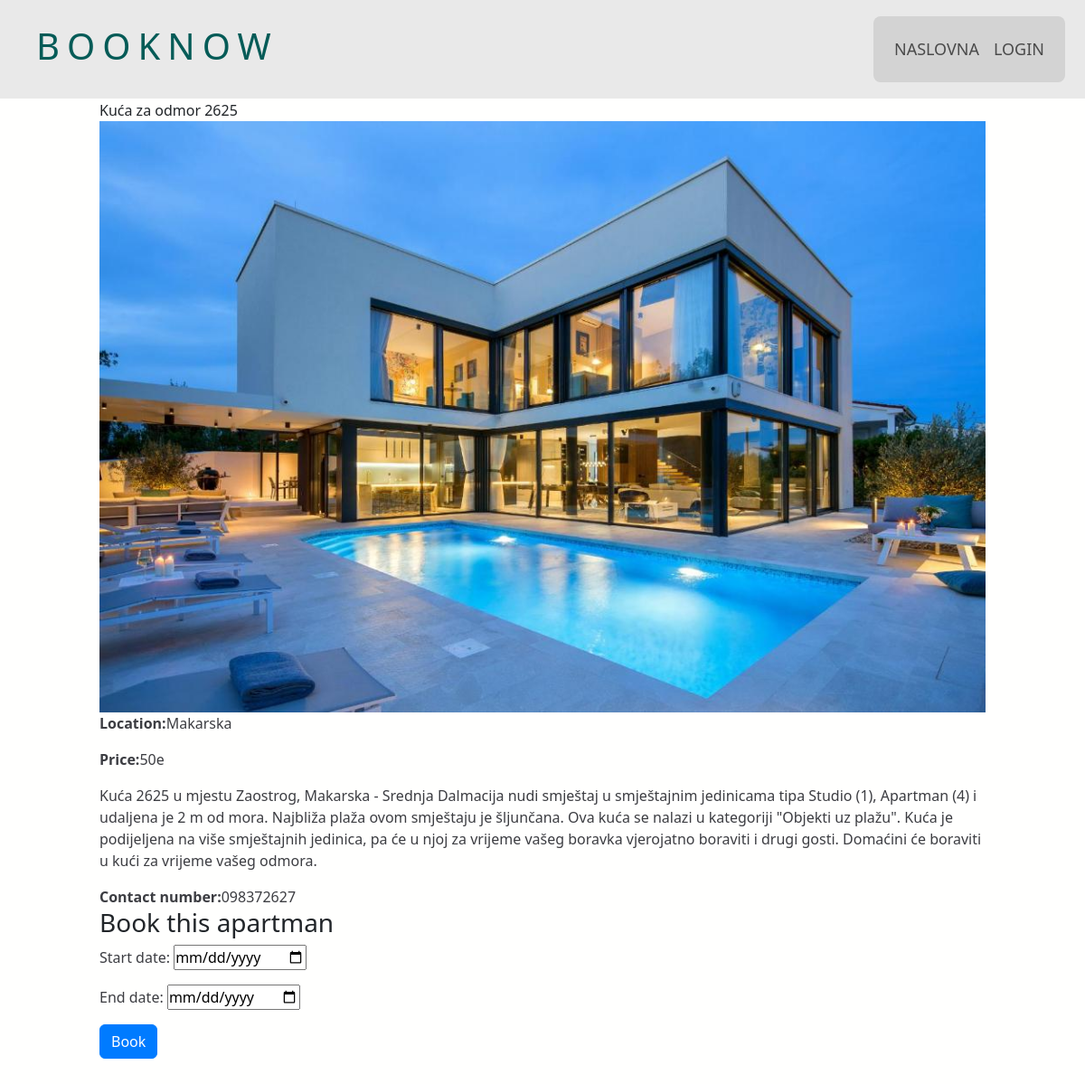
/app/apartman/7/, run on the app's committed database.
### app/models.py (models this page shows)
class Apartman(models.Model):
    title = models.CharField(max_length=200)
    description = models.TextField()
    location=models.TextField(default="no location")
    price = models.CharField(max_length=15, null=True, blank=True)
    user = models.ForeignKey(User, on_delete=models.CASCADE)
    contact_number = models.CharField(max_length=15, null=True, blank=True)
    apartman_image = models.ImageField(upload_to='apartman_img/', null=True, blank=True)

### app/views.py (the view)
# urls.py: path('apartman/<int:apartman_id>/', views.apartman_detail, name='apartman_detail'),
def apartman_detail(request, apartman_id):
    apartman = get_object_or_404(Apartman, id=apartman_id)
    bookings = Booking.objects.filter(apartman=apartman)
    return render(request, 'app/apartman_detail.html', {'apartman': apartman, 'bookings': bookings, 'form': BookingForm(initial={'apartman': apartman})})

### app/forms.py
class BookingForm(forms.ModelForm):
   class Meta:
        model = Booking
        fields = ['apartman', 'start_date', 'end_date']
        widgets = {
            'start_date': forms.DateInput(attrs={'type': 'date'}),
            'end_date': forms.DateInput(attrs={'type': 'date'}),
            'apartman': forms.HiddenInput()
        }

### app/templates/app/apartman_detail.html (shortened to what this page needs)
{% extends "app/base.html" %}
{% load static %}
{% block content %}
        <div class="card-detail" style="padding: 110px;">
            <div class="card-title-detail">{{ apartman.title }}</div>
            <div class="card-body-detail">
                {% if apartman.apartman_image %}
                <img id="apartmanImage" src="{{ apartman.apartman_image.url }}" class="card-img-top img-fluid" alt="Image" style="cursor: pointer;">
                {% endif %}
                <div class="content-apartman">
                    <p class="card-text"><b>Location:</b>{{ apartman.location }}</p>
                    <p class="card-text"><b>Price:</b>{{ apartman.price }}</p>
                    <p class="card-text2">{{ apartman.description }}</p>
                    <p class="card-text"><b>Contact number:</b>{{ apartman.contact_number }}</p>
                </div>
            </div>
                <div class="calendar">
                    <div class="booking">
                        <h3>Book this apartman</h3>
                        <form id="booking-form" method="post" action="{% url 'app:add_booking' %}">
                            {{ form.as_p }}
                            <button type="submit" class="btn btn-primary">Book</button>
                        </form>
                    </div>
                </div>
</div>
{% endblock %}

### static/app/css/app.css (style rules this page uses)
* { padding: 0; margin: 0; }
body { background-color: #fffffe; }
p { color: #3C3D42; }
.btn-primary { background-color: #007bff; border-color: #007bff; }

### data on the page
Apartman: title "Kuća za odmor 2625", apartman_image (picture), location "Makarska", price "50e", description "Kuća 2625 u mjestu Zaostrog, Makarska - Srednja Dalmacija nudi smještaj u smještajnim jedinicama tipa Studio (1), Apartman (4) i udaljena je 2 m od mora. Najbliža plaža ovom smještaju je šljunčana. Ova kuća se nalazi u kategoriji \"Objekti uz plažu\". Kuća je podijeljena na više smještajnih jedinica, pa će u njoj za vrijeme vašeg boravka vjerojatno boraviti i drugi gosti. Domaćini će boraviti u kući za vrijeme vašeg odmora.", contact_number "098372627"
